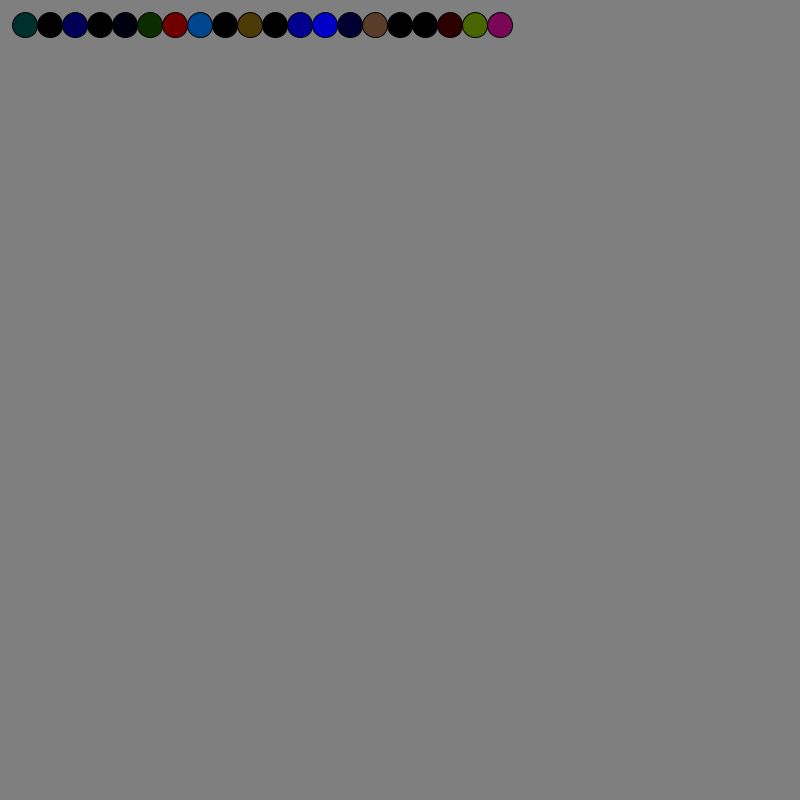
Frame 1 (no input)
Frame 60 (the mouse pressed at the canvas centre just before this capture): identical to frame 1, image omitted
Frame 120 (the mouse held since frame 60 and released just before this capture): identical to frame 1, image omitted

The Processing sketch that drew this single still picture (run headless with seeded random() and noise(); from frame 60 on, the mouse is pressed at the canvas centre):

// Processing sketch: Program
// ── Program.pde
ArrayList<Generation> generations;
color testColor = color(0,255,0);

// The statements in the setup() function 
// execute once when the program begins
void setup() {
  size(800, 800);  // Size must be the first statement
  fill(255);
  //noStroke();
  stroke(255);     // Set line drawing color to white
  frameRate(30);

  generations = new ArrayList<Generation>();
  generations.add(new Generation(20, generations.size()));
  
  println("hue: " + hue(testColor));
  println("saturation: " + saturation(testColor));
  println("brightness: " + brightness(testColor));
}
// The statements in draw() are executed until the 
// program is stopped. Each statement is executed in 
// sequence and after the last line is read, the first 
// line is executed again.
void draw() { 
  background(127);   // Clear the screen with a black background

pushMatrix();
  fill(testColor);
  //ellipse(50,50,50,50);
  popMatrix();

  for (Generation gen : generations)
  {
    gen.display();
  }
}

void mouseClicked()
{
  //test for fitness
  ///select the latest generation
  Generation latestGeneration = generations.get(generations.size() -1);
  latestGeneration.AssessFitness();
  
  //create offspring 
  generations.add(new Generation(latestGeneration.CreateOffspring(), generations.size()));
}
// ── Blob.pde
import java.util.*;

class Blob
{
  float centerX, centerY, displaySize;
  Chromosome chromo1, chromo2;
  int strokeColor = 0;
  int strokeWeight = 1;
  float fitnessValue = 0;
  float fitnessRank = 0;
  color fillColor;

  Blob(float x, float y, float size, Chromosome c1, Chromosome c2)
  {
    centerX = x;
    centerY = y;
    displaySize = size;
    chromo1 = c1;
    chromo2 = c2;
    
    fillColor = this.GetColor();
  }

  color GetColor()
  {
    //get the expressed value as an average of the encoded genetic values - cap the lower limit to 0.
    float redVal = this.GetExpressedValue('r');
    float greenVal = this.GetExpressedValue('g');
    float blueVal = this.GetExpressedValue('b');
    return color(redVal, greenVal, blueVal);
  }

  float GetExpressedValue(char gene)
  {
    float returnValue = 0;
    switch(gene)
    {
    case 'r':
      returnValue = max((this.chromo1.red.value + this.chromo2.red.value)/2, 0);
      break;
    case 'g':
      returnValue = max((this.chromo1.green.value + this.chromo2.green.value)/2, 0);
      break;
    case 'b':
      returnValue = max((this.chromo1.blue.value + this.chromo2.blue.value)/2, 0);
      break;
    }
    return returnValue;
  }
  
  void Highlight()
  {
    this.strokeColor = 255;
    this.strokeWeight = 40;
  }

  void update()
  {
    pushMatrix();
    fill(this.fillColor);
    strokeWeight(this.strokeWeight);
    stroke(this.strokeColor);
    
    ellipse(centerX, centerY, displaySize, displaySize);
    popMatrix();
  }
  
  Gamete[] produceGametes()
  {
    Gamete[] gametes = new Gamete[4];
    Chromosome[] c1Copies = chromo1.Meiosis();
    Chromosome[] c2Copies = chromo2.Meiosis();
    
    gametes[0] = new Gamete(c1Copies[0]);
    gametes[1] = new Gamete(c1Copies[1]);
    gametes[2] = new Gamete(c2Copies[0]);
    gametes[3] = new Gamete(c2Copies[1]);
    
    return gametes;
  }
}

class BlobComparatorASC implements Comparator
{
  int compare(Object o1, Object o2)
  {
    Float r1 = ((Blob) o1).fitnessValue;
    Float r2 = ((Blob) o2).fitnessValue;
    return r1.compareTo(r2);
  }
}

class BlobComparatorDESC implements Comparator
{
  int compare(Object o1, Object o2)
  {
    Float r1 = ((Blob) o1).fitnessValue;
    Float r2 = ((Blob) o2).fitnessValue;
    return -1 * r1.compareTo(r2);
  }
}
// ── Chromosome.pde
class Chromosome
{
  Gene red, green, blue;
  Chromosome(Gene r, Gene g, Gene b)
  {
    red = r;
    green = g;
    blue = b;
  }
  
  Chromosome[] Meiosis()
  {
   Chromosome[] copies = new Chromosome[2];
   Gene[] redCopies = this.red.Meiosis();
   Gene[] greenCopies = this.green.Meiosis();
   Gene[] blueCopies = this.blue.Meiosis();
   
   copies[0] = new Chromosome(redCopies[0], greenCopies[0], blueCopies[0]);
   copies[1] = new Chromosome(redCopies[1], greenCopies[1], blueCopies[1]);
   
   return copies;
  }
}
// ── Gamete.pde
class Gamete
{
  Chromosome chromosome;
  
  Gamete(Chromosome chromo)
  {
   chromosome = chromo; 
  }
}
// ── Gene.pde
class Gene
{
  float value;
  Gene(float val)
  {
    value = val;
  }
  
  Gene[] Meiosis()
  {
    Gene[] copies = new Gene[2];
    copies[0] = new Gene(copyWithRandomMutation(this.value));
    copies[1] = new Gene(copyWithRandomMutation(this.value));
    
    return copies;
  }
  
  float copyWithRandomMutation(float inputValue)
  {
   int random1 = (int)random(1,10);
   int random2 = (int)random(1,10);
   
   if(random1 == random2)
   {
    return inputValue * -1; 
   }
   else
   {
    return inputValue; 
   }
  }
}
// ── Generation.pde
class Generation
{
  Blob[] blobs;
  Generation(int size, int rowNum)
  {
    blobs = new Blob[size];

    for (int i=0; i < blobs.length; i++)
    {
      int diameter = 25;
      int y = (rowNum * diameter) + diameter;
      int x = (i * diameter) + diameter;

      Gene r1, r2, g1, g2, b1, b2;
      r1 = new Gene(random(-255, 255));
      r2 = new Gene(random(-255, 255));
      g1 = new Gene(random(-255, 255));
      g2 = new Gene(random(-255, 255));
      b1 = new Gene(random(-255, 255));
      b2 = new Gene(random(-255, 255));

      Chromosome c1, c2;
      c1 = new Chromosome(r1, g1, b1);
      c2 = new Chromosome(r2, g2, b2);

      Blob b = new Blob(x, y, diameter, c1, c2);

      blobs[i] = b;
    }
  }
  
  Generation(Blob[] bs, int rowNum)
  {
    println("next gen");
    blobs = bs; //<>//
    println(blobs.length);
    
    for (int i=0; i < blobs.length; i++)
    {
      println(i);
      int diameter = 25;
      int y = (rowNum * diameter) + diameter;
      int x = (i * diameter) + diameter;

      blobs[i].centerX = x;
      blobs[i].centerY = y;
      blobs[i].displaySize = diameter;
    }
  }

  void AssessFitness()
  {
    println("Checking fitness");

    //get the fitness value for each blob
    float lowestScore = 0;
    float highestScore = 0;
    for (int i=0; i < blobs.length; i++)
    {
      Blob b = blobs[i];
      //fitness is judged on the 'greeness' of the blob
      //greeness is based on the amount of green expressed minus the amount of red and blue (/2 to show a secondary preference for blue)
      //multiply by brightness value
      b.fitnessValue = (green(b.fillColor) -255) - (red(b.fillColor) + (blue(b.fillColor)/2));

      if (b.fitnessValue < lowestScore)
      {
        lowestScore = b.fitnessValue;
      }
      if (b.fitnessValue > highestScore)
      {
        highestScore = b.fitnessValue;
      }
      
      //println(i + " - value: " + b.fitnessValue + ", rank: " + b.fitnessRank + ", stroke: "+ b.strokeColor);
    }
        //<>//
    println("lowest: " + lowestScore);
    println("highest: " + highestScore);
    println();
    

    //set the fitness rank
    for (int i=0; i < blobs.length; i++)
    {
      Blob b = blobs[i];
      //b.fitnessRank = round(map(b.fitnessValue, lowestScore, highestScore, 1, blobs.length));
      b.strokeColor = round(map(b.fitnessValue, lowestScore, highestScore, 0, 255));
      b.strokeWeight = round(map(b.fitnessValue, lowestScore, highestScore, 0, 10));
      
    }
    
    Arrays.sort(blobs, new BlobComparatorDESC());
    for (int i=0; i < blobs.length; i++)
    {
      Blob b = blobs[i];
      println(i + " - value: " + b.fitnessValue + ", rank: " + b.fitnessRank + ", stroke: "+ b.strokeColor);
    }
  }
  
  Blob[] CreateOffspring()
  {
    println("Selecting");
    //pick the top n individuals
    Blob[] matingGroup = (Blob[])subset(blobs, 0, blobs.length/2);
        
    Blob[] newGen = new Blob[blobs.length];
    
    println("Mating");
    println(matingGroup.length);
    for(int i = 0; i < matingGroup.length; i = i+2)
    {
      println("mating pair; " + i);
      if(i <= matingGroup.length -2)
      {
        Blob male = matingGroup[i];
        Blob female = matingGroup[i+1];
        
        Gamete[] maleGametes = male.produceGametes();
        int maleIndex1 = (int)random(0, maleGametes.length);
        int maleIndex2 = maleIndex1;
        println(maleIndex1);
        while(maleIndex2 == maleIndex1)
        {
         maleIndex2 = (int)random(0, maleGametes.length);
        }
        println(maleIndex2);
        Gamete[] femaleGametes = female.produceGametes();
        int femaleIndex1 = (int)random(0, femaleGametes.length);
        int femaleIndex2 = femaleIndex1;
        
        while(femaleIndex2 == femaleIndex1)
        {
         femaleIndex2 = (int)random(0, femaleGametes.length);
        }
        
        Blob child1 = new Blob(0,0,0, maleGametes[maleIndex1].chromosome, femaleGametes[femaleIndex1].chromosome);
        Blob child2 = new Blob(0,0,0, maleGametes[maleIndex2].chromosome, femaleGametes[femaleIndex2].chromosome);
        Blob child3 = new Blob(0,0,0, maleGametes[maleIndex1].chromosome, femaleGametes[femaleIndex2].chromosome);
        Blob child4 = new Blob(0,0,0, maleGametes[maleIndex2].chromosome, femaleGametes[femaleIndex1].chromosome);
        
        newGen[i*2] = child1;
        newGen[(i*2)+1] = child2;
        newGen[(i*2)+2] = child3;
        newGen[(i*2)+3] = child4;
        
      }
    }
    println(newGen.length);
    for (int i=0; i < newGen.length; i++)
    {
      Blob b = newGen[i];
      println(i + " - value: " + b.fitnessValue + ", rank: " + b.fitnessRank + ", stroke: "+ b.strokeColor);
    }
    
    return newGen;
  }

  void display()
  {
    for (int i=0; i < blobs.length; i++)
    {
      blobs[i].update();
    }
  }
}
